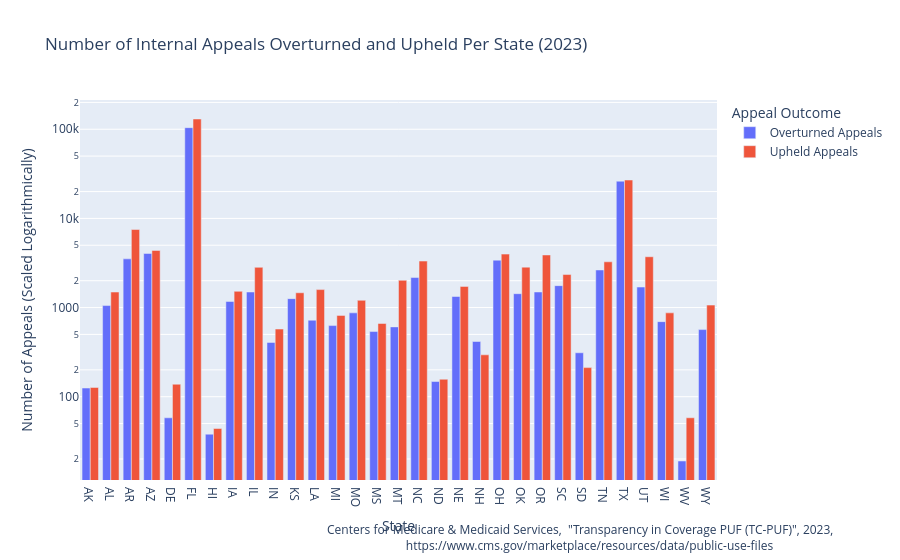

The notebook cell saved with this chart:
### Code cell
df2_melted = pd.melt(df2, id_vars=['State'],
                     value_vars=['Overturned Appeals', 'Upheld Appeals'],
                     var_name='Appeal Outcome', value_name='Count')
fig2 = px.bar(
    df2_melted,
    x="State",
    y="Count",
    log_y=True,
    labels={'Count': 'Number of Appeals (Scaled Logarithmically)'},
    color="Appeal Outcome",
    color_continuous_scale='Viridis',
    barmode="group",
    title="Number of Internal Appeals Overturned and Upheld Per State (2023)"
    )
fig2.add_annotation(
    text="Centers for Medicare & Medicaid Services,  \"Transparency in Coverage PUF (TC-PUF)\", 2023, <br> \
    https://www.cms.gov/marketplace/resources/data/public-use-files",
    xref="paper", yref="paper",
    x=1.19, y=-0.2,
    showarrow=False,
    xanchor="right", yanchor="bottom" )
fig2.show()

### Figure 1 — Plotly figure (JSON) as saved in the notebook; plotly's stock layout.template omitted (floating-point values rounded to 4 significant figures)
{"data": [{"alignmentgroup": "True", "hovertemplate": "Appeal Outcome=Overturned Appeals<br>State=%{x}<br>Number of Appeals (Scaled Logarithmically)=%{y}<extra></extra>", "legendgroup": "Overturned Appeals", "marker": {"color": "#636efa", "pattern": {"shape": ""}}, "name": "Overturned Appeals", "offsetgroup": "Overturned Appeals", "orientation": "v", "showlegend": true, "textposition": "auto", "type": "bar", "x": ["AK", "AL", "AR", "AZ", "DE", "FL", "HI", "IA", "IL", "IN", "KS", "LA", "MI", "MO", "MS", "MT", "NC", "ND", "NE", "NH", "OH", "OK", "OR", "SC", "SD", "TN", "TX", "UT", "WI", "WV", "WY"], "xaxis": "x", "y": [125, 1053, 3518, 4044, 58, 104206, 38, 1170, 1494, 406, 1259, 721, 628, 872, 538, 607, 2171, 148, 1330, 416, 3402, 1431, 1495, 1762, 311, 2640, 26148, 1698, 695, 19, 566], "yaxis": "y"}, {"alignmentgroup": "True", "hovertemplate": "Appeal Outcome=Upheld Appeals<br>State=%{x}<br>Number of Appeals (Scaled Logarithmically)=%{y}<extra></extra>", "legendgroup": "Upheld Appeals", "marker": {"color": "#EF553B", "pattern": {"shape": ""}}, "name": "Upheld Appeals", "offsetgroup": "Upheld Appeals", "orientation": "v", "showlegend": true, "textposition": "auto", "type": "bar", "x": ["AK", "AL", "AR", "AZ", "DE", "FL", "HI", "IA", "IL", "IN", "KS", "LA", "MI", "MO", "MS", "MT", "NC", "ND", "NE", "NH", "OH", "OK", "OR", "SC", "SD", "TN", "TX", "UT", "WI", "WV", "WY"], "xaxis": "x", "y": [127, 1492, 7505, 4372, 138, 130349, 44, 1521, 2826, 574, 1465, 1591, 817, 1206, 663, 2021, 3322, 157, 1728, 295, 3977, 2841, 3889, 2346, 212, 3260, 26946, 3714, 872, 58, 1065], "yaxis": "y"}], "layout": {"annotations": [{"showarrow": false, "text": "Centers for Medicare & Medicaid Services,  \"Transparency in Coverage PUF (TC-PUF)\", 2023, <br>     https://www.cms.gov/marketplace/resources/data/public-use-files", "x": 1.19, "xanchor": "right", "xref": "paper", "y": -0.2, "yanchor": "bottom", "yref": "paper"}], "autosize": true, "barmode": "group", "legend": {"title": {"text": "Appeal Outcome"}, "tracegroupgap": 0}, "title": {"text": "Number of Internal Appeals Overturned and Upheld Per State (2023)"}, "xaxis": {"anchor": "y", "autorange": true, "domain": [0, 1], "range": [-0.5, 30.5], "title": {"text": "State"}, "type": "category"}, "yaxis": {"anchor": "x", "autorange": true, "domain": [0, 1], "range": [1.066, 5.328], "title": {"text": "Number of Appeals (Scaled Logarithmically)"}, "type": "log"}}}
